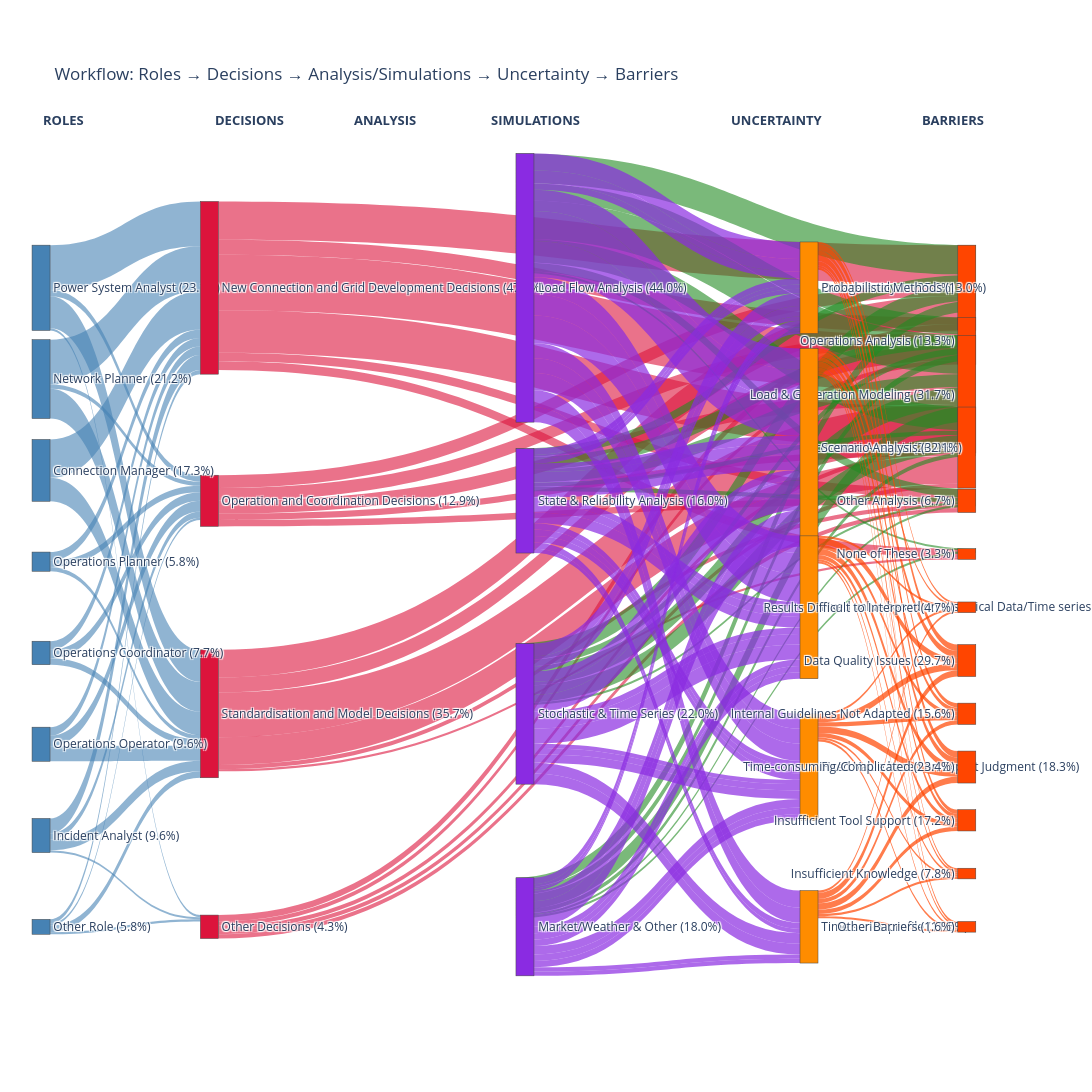

Write notebook code for a chart like this one.
### Code cell
# Main Sankey
flows, labels = create_main_sankey_flows_linear(df)
fig1 = build_main_sankey(flows, labels)
fig1.show()

### Figure 1 — Plotly figure (JSON) as saved in the notebook; plotly's stock layout.template omitted (floating-point values rounded to 4 significant figures; data arrays with more than 128 entries replaced by an {"elided": "..."} marker saying what was removed)
{"data": [{"arrangement": "freeform", "link": {"color": {"elided": "161 str values"}, "source": {"elided": "161 int values"}, "target": {"elided": "161 int values"}, "value": {"elided": "161 int values"}}, "node": {"color": ["steelblue", "crimson", "crimson", "crimson", "crimson", "steelblue", "steelblue", "steelblue", "steelblue", "steelblue", "steelblue", "steelblue", "orangered", "orangered", "orangered", "orangered", "orangered", "orangered", "blueviolet", "blueviolet", "blueviolet", "blueviolet", "darkorange", "darkorange", "darkorange", "darkorange", "darkorange", "orangered", "orangered", "orangered", "orangered", "orangered", "orangered", "orangered"], "label": ["Power System Analyst\n(23.1%)", "New Connection and Grid Development Decisions\n(47.1%)", "Operation and Coordination Decisions\n(12.9%)", "Standardisation and Model Decisions\n(35.7%)", "Other Decisions\n(4.3%)", "Network Planner\n(21.2%)", "Connection Manager\n(17.3%)", "Operations Planner\n(5.8%)", "Operations Coordinator\n(7.7%)", "Operations Operator\n(9.6%)", "Incident Analyst\n(9.6%)", "Other Role\n(5.8%)", "Outage Analysis\n(25.0%)", "Operations Analysis\n(13.3%)", "Load & Generation Modeling\n(31.7%)", "Economic Analysis\n(20.0%)", "Other Analysis\n(6.7%)", "None of These\n(3.3%)", "Load Flow Analysis\n(44.0%)", "State & Reliability Analysis\n(16.0%)", "Stochastic & Time Series\n(22.0%)", "Market/Weather & Other\n(18.0%)", "Probabilistic Methods\n(13.0%)", "Scenario Analysis\n(32.1%)", "Fixed value based on Historical Data/Time series\n(25.2%)", "Fixed Value based on Expert Judgment\n(18.3%)", "Time series profile\n(11.5%)", "Results Difficult to Interpret\n(4.7%)", "Data Quality Issues\n(29.7%)", "Internal Guidelines Not Adapted\n(15.6%)", "Time-consuming/Complicated\n(23.4%)", "Insufficient Tool Support\n(17.2%)", "Insufficient Knowledge\n(7.8%)", "Other Barriers\n(1.6%)"], "pad": 60, "thickness": 18, "x": [0.02, 0.18, 0.18, 0.18, 0.18, 0.02, 0.02, 0.02, 0.02, 0.02, 0.02, 0.02, 0.9, 0.9, 0.9, 0.9, 0.9, 0.9, 0.48, 0.48, 0.48, 0.48, 0.75, 0.75, 0.75, 0.75, 0.75, 0.9, 0.9, 0.9, 0.9, 0.9, 0.9, 0.9], "y": [0.15, 0.15, 0.4, 0.65, 0.9, 0.2571, 0.3643, 0.4714, 0.5786, 0.6857, 0.7929, 0.9, 0.15, 0.2125, 0.275, 0.3375, 0.4, 0.4625, 0.15, 0.4, 0.65, 0.9, 0.15, 0.3375, 0.525, 0.7125, 0.9, 0.525, 0.5875, 0.65, 0.7125, 0.775, 0.8375, 0.9]}, "type": "sankey"}], "layout": {"annotations": [{"font": {"size": 13}, "showarrow": false, "text": "<b>ROLES</b>", "x": 0.0204, "y": 1.06}, {"font": {"size": 13}, "showarrow": false, "text": "<b>DECISIONS</b>", "x": 0.1836, "y": 1.06}, {"font": {"size": 13}, "showarrow": false, "text": "<b>ANALYSIS</b>", "x": 0.3468, "y": 1.06}, {"font": {"size": 13}, "showarrow": false, "text": "<b>SIMULATIONS</b>", "x": 0.4896, "y": 1.06}, {"font": {"size": 13}, "showarrow": false, "text": "<b>UNCERTAINTY</b>", "x": 0.765, "y": 1.06}, {"font": {"size": 13}, "showarrow": false, "text": "<b>BARRIERS</b>", "x": 0.918, "y": 1.06}], "height": 1200, "margin": {"b": 80, "l": 20, "r": 20, "t": 160}, "title": {"text": "Workflow: Roles → Decisions → Analysis/Simulations → Uncertainty → Barriers"}, "width": 1820}}
